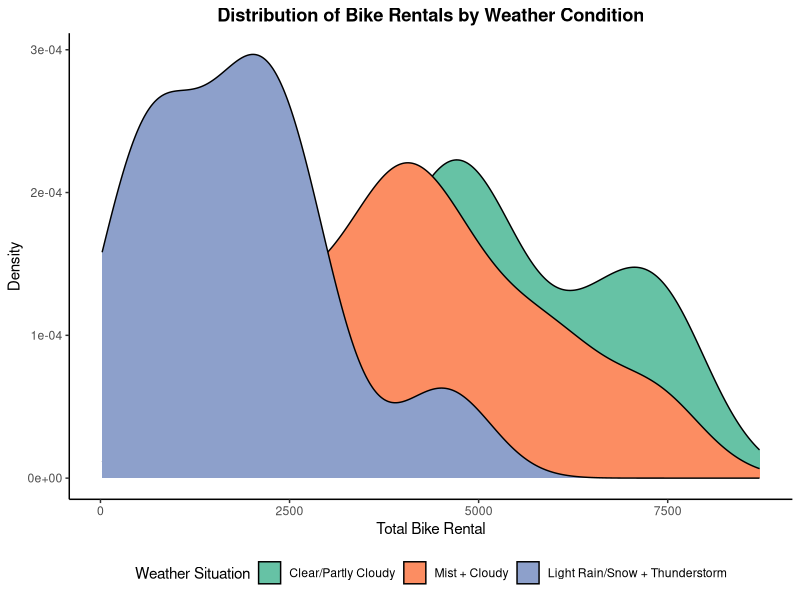
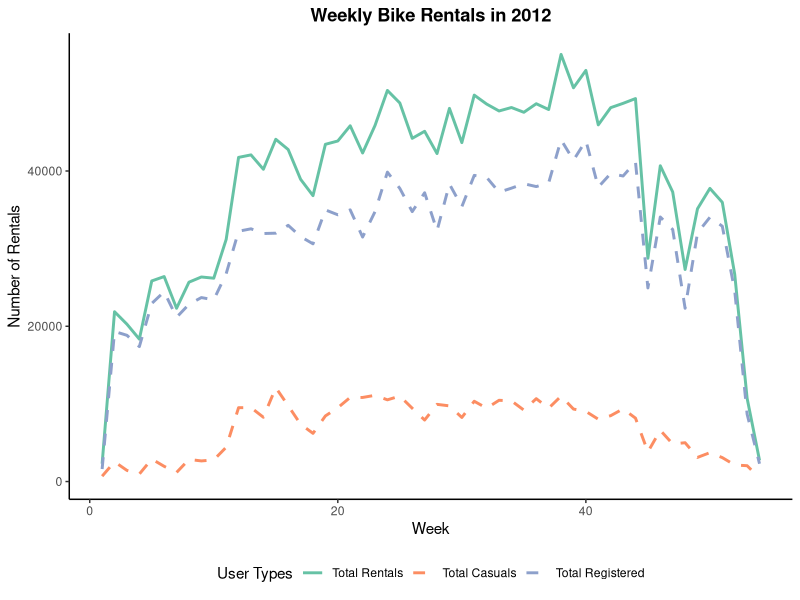
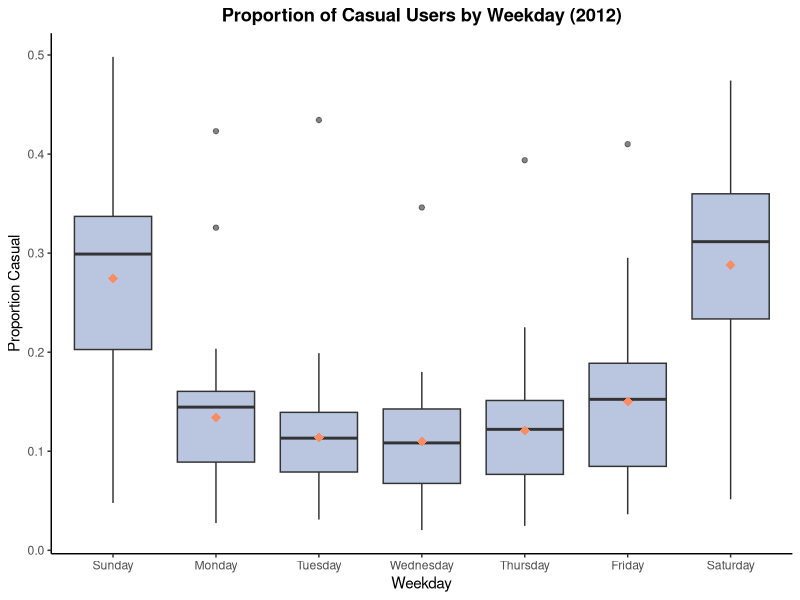
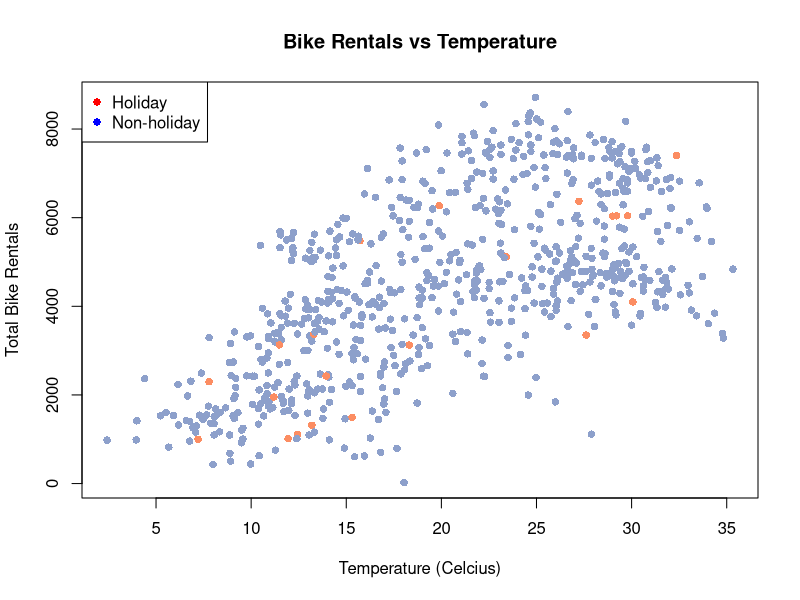

Write R code to recreate these figures, in order.
## ---- chunk 1
library(dplyr)
library(tidyverse)
library(rio)
library(ggplot2)
library(tidyr)
library(forcats)
## ---- chunk 2
bikes <- read.csv("Data/Bikes_Washington.csv")
## ---- chunk 3
bikes$weather_lbs <- factor(bikes$weathersit,
                           levels = c(1, 2, 3),
                           labels = c("Clear/Partly Cloudy", 
                                      "Mist + Cloudy",
                                      "Light Rain/Snow + Thunderstorm"))

ggplot(bikes, aes(x = cnt, fill = weather_lbs)) +
  geom_density() +
  scale_fill_brewer(palette = "Set2") +
  labs(title = "Distribution of Bike Rentals by Weather Condition", x = "Total Bike Rental", 
       y = "Density", fill = "Weather Situation") +
  theme_classic() +
  theme(plot.title = element_text(face = "bold", hjust = 0.5),
        legend.position = "bottom",
        panel.grid.minor = element_blank())

## ---- chunk 4
bikes$dteday <- as.Date(bikes$dteday)

bike_2012 <- bikes %>%
  filter(year(bikes$dteday) == 2012)

#starting jan 2012
bike_2012 <- bike_2012 %>%
  mutate(week_num = as.numeric(ceiling((bike_2012$dteday - as.Date("2012-01-01")) / 7)) + 1)

#by week
weekly_data <- bike_2012 %>%
  group_by(week_num) %>%
  summarize(
    total_cnt = sum(cnt),
    total_casual = sum(casual),
    total_registered = sum(registered)
  ) %>%
  pivot_longer(cols = c(total_cnt, total_casual, total_registered),
               names_to = "user_types",
               values_to = "rentals"
  )

#label
weekly_data$user_types <- factor(weekly_data$user_types,
                                 levels = c("total_cnt", "total_casual", "total_registered"),
                                 labels = c("Total Rentals", "Total Casuals", "Total Registered"))

ggplot(weekly_data, aes(x = week_num, y = rentals, color = user_types, linetype = user_types)) +
  geom_line(linewidth = 1) +
  scale_color_brewer(palette = "Set2", direction = 1) +
  scale_linetype_manual(values = c("Total Rentals" = "solid",
                          "Total Casuals" = "dashed",
                          "Total Registered" = "dashed")) +
  labs(title = "Weekly Bike Rentals in 2012", x = "Week", y = "Number of Rentals", color = "User Types", linetype = "User Types") +
  theme_classic() +
  theme(plot.title = element_text(face = "bold", hjust = 0.5),
        legend.position = "bottom",
        panel.grid.minor = element_blank())
## ---- chunk 5
#Converting dates first 
bikes$dteday <- as.Date(bikes$dteday)

#Restrict to 2012 
bikes2012 <- bikes %>%
  filter(year(dteday)==2012)

#The proportion and weekday names
bikes2012 <- bikes2012 %>%
  mutate(prop_casual = casual / cnt, weekday = wday(dteday, label = TRUE, abbr = FALSE))

#The box plot itself 
ggplot(bikes2012, aes(x = weekday, y = prop_casual)) +
  geom_boxplot(fill = "#8DA0CB", alpha = 0.6) +
  stat_summary(fun = mean, geom = "point", shape = 18, size = 3, colour = "#FC8D62") +
  labs(title = "Proportion of Casual Users by Weekday (2012)",
  x = "Weekday", y = "Proportion Casual") +
  theme_classic() + 
  theme(plot.title = element_text(face = "bold", hjust = 0.5),
        panel.grid.minor = element_blank())
## ---- chunk 6
#Denomarlize the temp column
bikes$temp_celsius <- bikes$temp * 41

#Scatterplot
cols <- ifelse(bikes$holiday == 1, "#FC8D62", "#8DA0CB")

plot(bikes$temp_celsius, bikes$cnt,
     col = cols,
     pch = 16,
     xlab = "Temperature (Celcius)",
     ylab = "Total Bike Rentals",
     main = "Bike Rentals vs Temperature")
legend("topleft",
       legend = c("Holiday", "Non-holiday"),
       col = c("red", "blue"),
       pch = 16)
